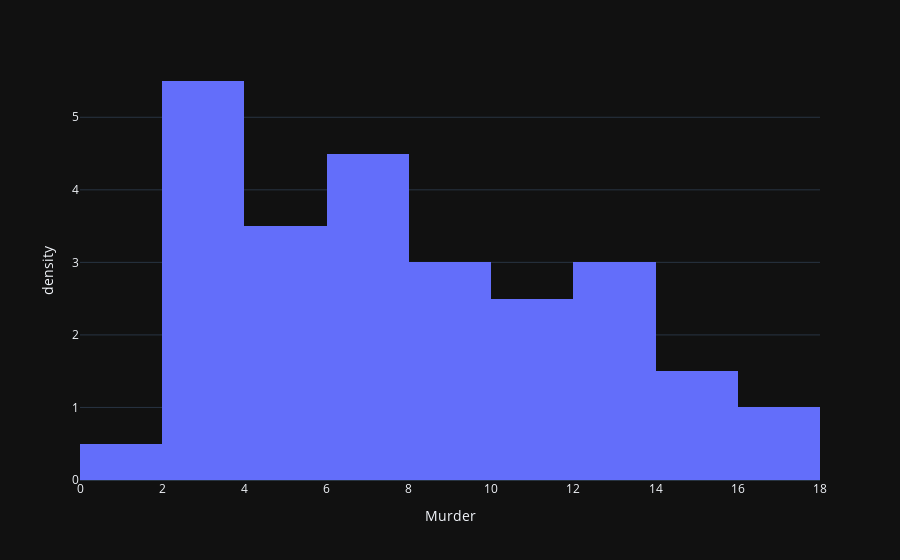
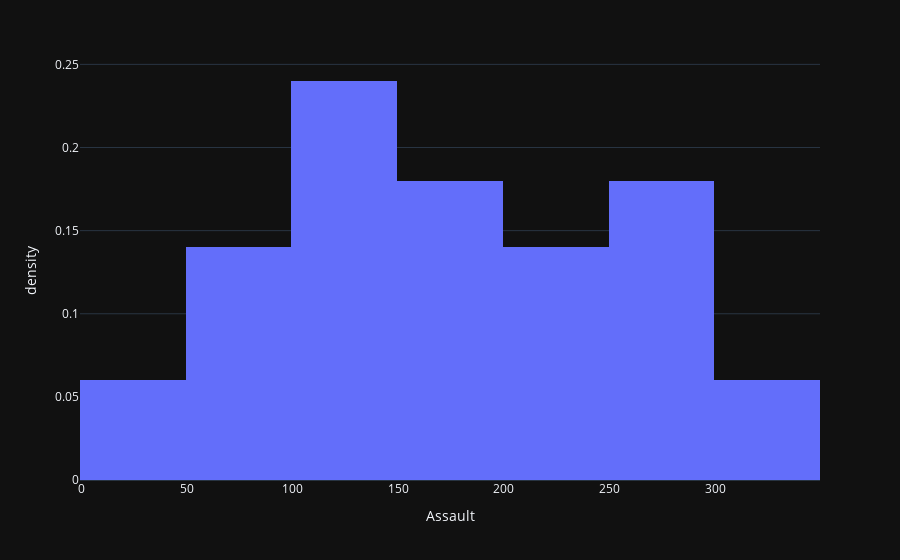
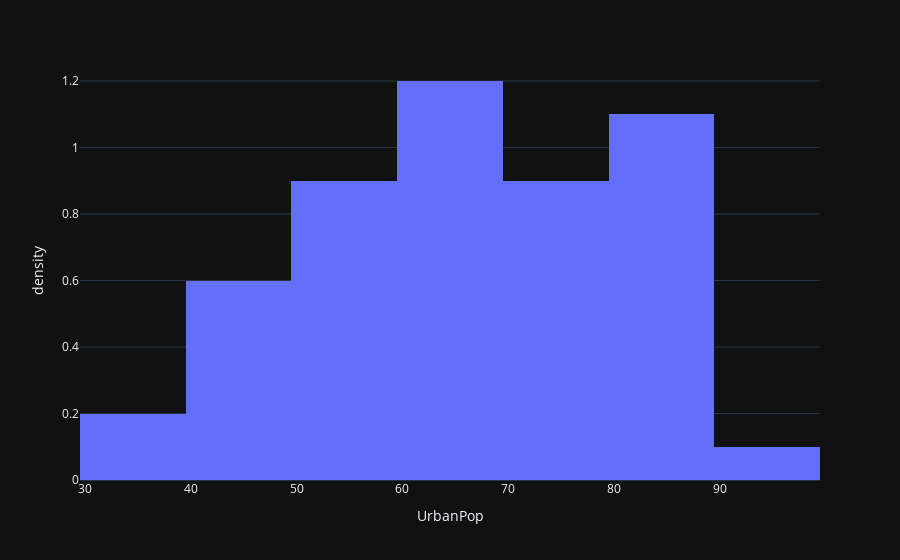
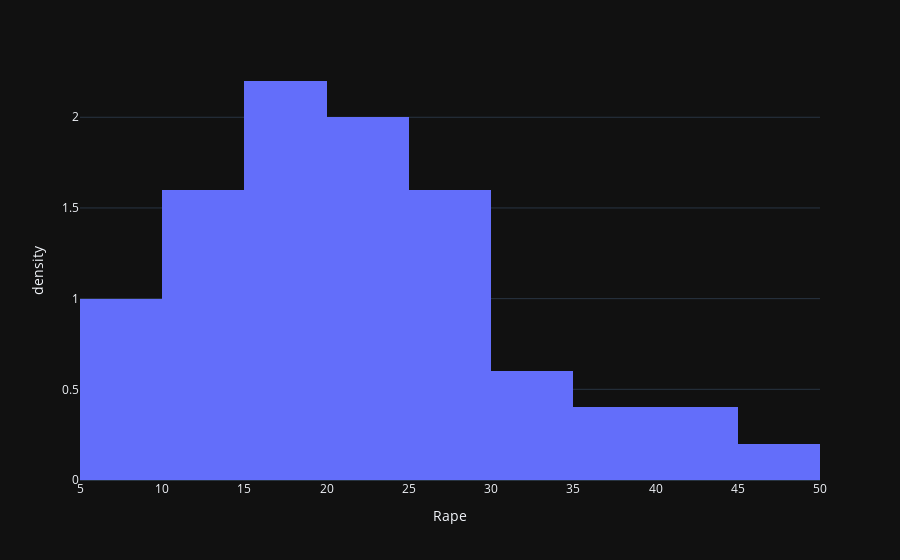

The notebook cell saved with these charts, in order:
### Code cell
def hist(dataframe, col):
    fig = px.histogram(dataframe, x=col, histnorm="density")
    fig.update_layout(template = 'plotly_dark')
    fig.show()

for i in df.columns[1:]:
    hist(df, i)

### Figure 1 — Plotly figure (JSON) as saved in the notebook; plotly's stock layout.template omitted (floating-point values rounded to 4 significant figures)
{"data": [{"alignmentgroup": "True", "bingroup": "x", "histnorm": "density", "hovertemplate": "Murder=%{x}<br>density=%{y}<extra></extra>", "legendgroup": "", "marker": {"color": "#636efa", "pattern": {"shape": ""}}, "name": "", "offsetgroup": "", "orientation": "v", "showlegend": false, "x": [13.2, 10, 8.1, 8.8, 9, 7.9, 3.3, 5.9, 15.4, 17.4, 5.3, 2.6, 10.4, 7.2, 2.2, 6, 9.7, 15.4, 2.1, 11.3, 4.4, 12.1, 2.7, 16.1, 9, 6, 4.3, 12.2, 2.1, 7.4, 11.4, 11.1, 13, 0.8, 7.3, 6.6, 4.9, 6.3, 3.4, 14.4, 3.8, 13.2, 12.7, 3.2, 2.2, 8.5, 4, 5.7, 2.6, 6.8], "xaxis": "x", "yaxis": "y", "type": "histogram"}], "layout": {"xaxis": {"anchor": "y", "domain": [0, 1], "title": {"text": "Murder"}, "type": "linear", "range": [0, 18], "autorange": true}, "yaxis": {"anchor": "x", "domain": [0, 1], "title": {"text": "density"}, "range": [0, 5.789], "autorange": true}, "legend": {"tracegroupgap": 0}, "margin": {"t": 60}, "barmode": "relative", "autosize": true}}

### Figure 2 — Plotly figure (JSON) as saved in the notebook; plotly's stock layout.template omitted (floating-point values rounded to 4 significant figures)
{"data": [{"alignmentgroup": "True", "bingroup": "x", "histnorm": "density", "hovertemplate": "Assault=%{x}<br>density=%{y}<extra></extra>", "legendgroup": "", "marker": {"color": "#636efa", "pattern": {"shape": ""}}, "name": "", "offsetgroup": "", "orientation": "v", "showlegend": false, "x": [236, 263, 294, 190, 276, 204, 110, 238, 335, 211, 46, 120, 249, 113, 56, 115, 109, 249, 83, 300, 149, 255, 72, 259, 178, 109, 102, 252, 57, 159, 285, 254, 337, 45, 120, 151, 159, 106, 174, 279, 86, 188, 201, 120, 48, 156, 145, 81, 53, 161], "xaxis": "x", "yaxis": "y", "type": "histogram"}], "layout": {"xaxis": {"anchor": "y", "domain": [0, 1], "title": {"text": "Assault"}, "type": "linear", "range": [-0.5, 349.5], "autorange": true}, "yaxis": {"anchor": "x", "domain": [0, 1], "title": {"text": "density"}, "range": [0, 0.2526], "autorange": true}, "legend": {"tracegroupgap": 0}, "margin": {"t": 60}, "barmode": "relative", "autosize": true}}

### Figure 3 — Plotly figure (JSON) as saved in the notebook; plotly's stock layout.template omitted (floating-point values rounded to 4 significant figures)
{"data": [{"alignmentgroup": "True", "bingroup": "x", "histnorm": "density", "hovertemplate": "UrbanPop=%{x}<br>density=%{y}<extra></extra>", "legendgroup": "", "marker": {"color": "#636efa", "pattern": {"shape": ""}}, "name": "", "offsetgroup": "", "orientation": "v", "showlegend": false, "x": [58, 48, 80, 50, 91, 78, 77, 72, 80, 60, 83, 54, 83, 65, 57, 66, 52, 66, 51, 67, 85, 74, 66, 44, 70, 53, 62, 81, 56, 89, 70, 86, 45, 44, 75, 68, 67, 72, 87, 48, 45, 59, 80, 80, 32, 63, 73, 39, 66, 60], "xaxis": "x", "yaxis": "y", "type": "histogram"}], "layout": {"xaxis": {"anchor": "y", "domain": [0, 1], "title": {"text": "UrbanPop"}, "type": "linear", "range": [29.5, 99.5], "autorange": true}, "yaxis": {"anchor": "x", "domain": [0, 1], "title": {"text": "density"}, "range": [0, 1.263], "autorange": true}, "legend": {"tracegroupgap": 0}, "margin": {"t": 60}, "barmode": "relative", "autosize": true}}

### Figure 4 — Plotly figure (JSON) as saved in the notebook; plotly's stock layout.template omitted (floating-point values rounded to 4 significant figures)
{"data": [{"alignmentgroup": "True", "bingroup": "x", "histnorm": "density", "hovertemplate": "Rape=%{x}<br>density=%{y}<extra></extra>", "legendgroup": "", "marker": {"color": "#636efa", "pattern": {"shape": ""}}, "name": "", "offsetgroup": "", "orientation": "v", "showlegend": false, "x": [21.2, 44.5, 31, 19.5, 40.6, 38.7, 11.1, 15.8, 31.9, 25.8, 20.2, 14.2, 24, 21, 11.3, 18, 16.3, 22.2, 7.8, 27.8, 16.3, 35.1, 14.9, 17.1, 28.2, 16.4, 16.5, 46, 9.5, 18.8, 32.1, 26.1, 16.1, 7.3, 21.4, 20, 29.3, 14.9, 8.3, 22.5, 12.8, 26.9, 25.5, 22.9, 11.2, 20.7, 26.2, 9.3, 10.8, 15.6], "xaxis": "x", "yaxis": "y", "type": "histogram"}], "layout": {"xaxis": {"anchor": "y", "domain": [0, 1], "title": {"text": "Rape"}, "type": "linear", "range": [5, 50], "autorange": true}, "yaxis": {"anchor": "x", "domain": [0, 1], "title": {"text": "density"}, "range": [0, 2.316], "autorange": true}, "legend": {"tracegroupgap": 0}, "margin": {"t": 60}, "barmode": "relative", "autosize": true}}
